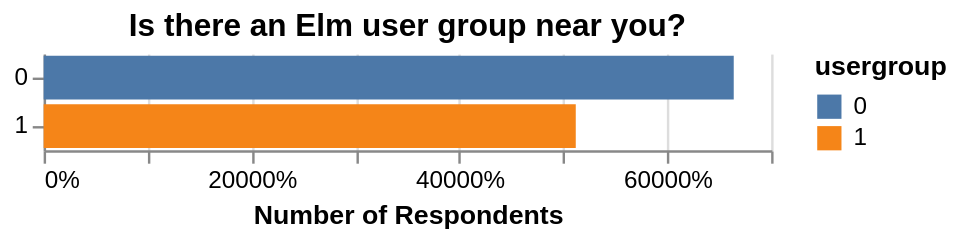

Write a Vega-Lite specification for this figure.
### Vega-Lite specification from a JSON file in a GitHub repository (floating-point values rounded to 4 significant figures)
{"$schema": "https://vega.github.io/schema/vega-lite/v3.json", "title": "Is there an Elm user group near you?", "data": {"values": "usergroup,count,year,sort\n0,664,2018,\n1,512,2018,\n", "format": {"type": "csv"}}, "config": {"view": {"stroke": "transparent"}, "axis": {"domainWidth": 1}}, "encoding": {"x": {"field": "count", "type": "quantitative", "axis": {"title": "Number of Respondents"}, "stack": "normalize", "aggregate": "sum"}, "y": {"field": "usergroup", "type": "nominal", "axis": {"title": null}, "sort": {"field": "count", "order": "descending", "op": "sum"}}, "color": {"field": "usergroup", "type": "nominal"}}, "mark": "bar"}
